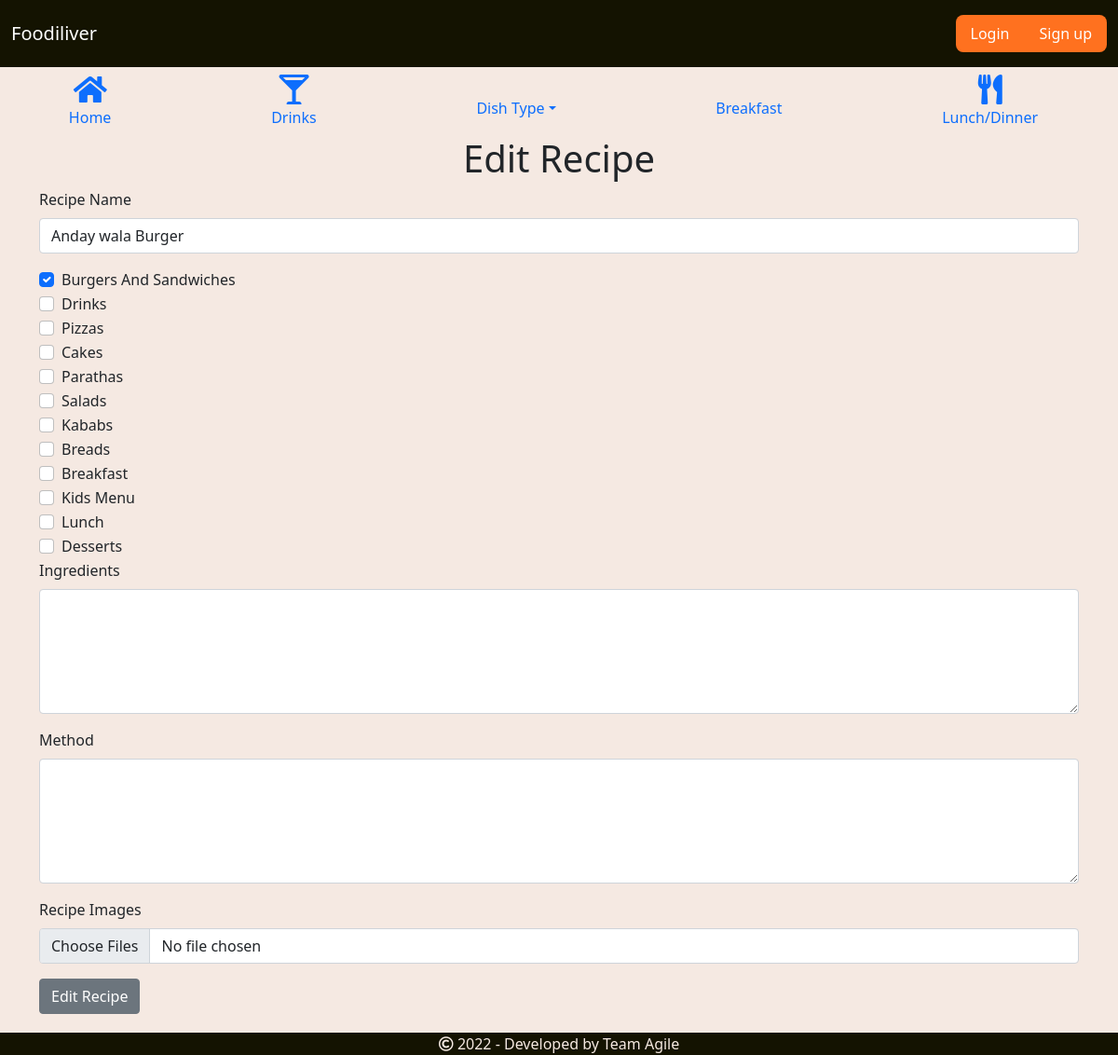
Screenshot of /dish_edit/1 with the database file from the repository.
### order/models.py (models this page shows, shortened)
class Category(models.Model):
    Name = models.CharField(max_length=25, blank=False)
    photo = models.ImageField(upload_to='category_pics')

### order/views.py (the view)
# urls.py: path('dish_edit/<int:id>', views.recipe_edit, name='recipe_edit'),
def recipe_edit(request, id):
    recipe = Dish.objects.get(pk=id)
    cats = (cat.Name for cat in Category.objects.all())
    if request.method == "POST":
        name = request.POST.get('name').strip()
        ingredients = request.POST.get('ingredients').strip()
        method = request.POST.get('method').strip()
        files = request.FILES.getlist('uploaded_images')
        if name == "" or ingredients == "" or method == "":
            print("BLANK DATA")
        else:
            recipe.Name = name
            recipe.Ingredients = ingredients
            recipe.Directions = method
            for loop in cats:
                cat_obj = Category.objects.get(Name=loop)
                if request.POST.get(loop) == "True":
                    if cat_obj not in recipe.Tags.all(): recipe.Tags.add(cat_obj)
                else:
                    if cat_obj in recipe.Tags.all(): recipe.Tags.remove(cat_obj)
            recipe.save()
            """
            for loop in files:
                img = RecipeImage(recipe=new_rec, image=loop)
                img.save()

            """
            return HttpResponseRedirect(reverse('view_recipe', args=[recipe.Slug]))
    else:
        cats = (cat.Name for cat in Category.objects.all())
        recipe_cats = recipe.Tags.values_list('Name', flat=True)
        return render(request, 'order/add_recipe.html',
                      {'editMode': True, 'cats': cats, 'recipe_obj': recipe, 'recipe_cats': recipe_cats})

### order/templates/order/add_recipe.html (shortened to what this page needs)
{% extends "order/layout.html" %}
{% block main %}
    <h1 class="text-center" id="heading">Add Recipe</h1>
    <div class="container mr-5 pr-5">
        <form action="{% url 'add_recipe' %}" method="POST" id="form" enctype="multipart/form-data">
            <div class="mb-3">
                <label for="name" class="form-label">Recipe Name</label>
                <input type="text" class="form-control" id="name" placeholder="" name="name">
            </div>
            {% for eachCat in cats %}
                {% if editMode and eachCat in recipe_cats %}
                    <div class="form-check">
                        <input class="form-check-input" type="checkbox" value="True" id="{{ eachCat }}"
                               name="{{ eachCat }}" checked>
                        <label class="form-check-label" for="{{ eachCat }}">
                            {{ eachCat.title }}
                        </label>
                    </div>
                {% else %}
                <div class="form-check">
                    <input class="form-check-input" type="checkbox" value="True" id="{{ eachCat }}"
                           name="{{ eachCat }}">
                    <label class="form-check-label" for="{{ eachCat }}">
                        {{ eachCat.title }}
                    </label>
                </div>
                {% endif %}
            {% endfor %}
            <div class="mb-3">
                <label for="ingredients" class="form-label">Ingredients</label>
                <textarea class="form-control" id="ingredients" rows="5" name="ingredients"></textarea>
            </div>
            <div class="mb-3">
                <label for="method" class="form-label">Method</label>
                <textarea class="form-control" id="method" rows="5" name="method"></textarea>
            </div>
            <div class="mb-3">
                <label for="upload_images" class="form-label">Recipe Images</label>
                <input class="form-control" type="file" accept="image/*" id="upload_images" name="uploaded_images"
                       multiple>
            </div>
            <div class="col-12">
                <button type="submit" class="btn btn-secondary" id="button">Submit Recipe</button>
            </div>
        </form>
    </div>
{% endblock %}

### order/static/order/css/styles.css (style rules this page uses)
body { background-color: #F5E9E2; }

### rows the page displays
Category: title "Burgers And Sandwiches"
Category: title "Drinks"
Category: title "Pizzas"
Category: title "Cakes"
Category: title "Parathas"
Category: title "Salads"
Category: title "Kababs"
Category: title "Breads"
Category: title "Breakfast"
Category: title "Kids Menu"
Category: title "Lunch"
Category: title "Desserts"
